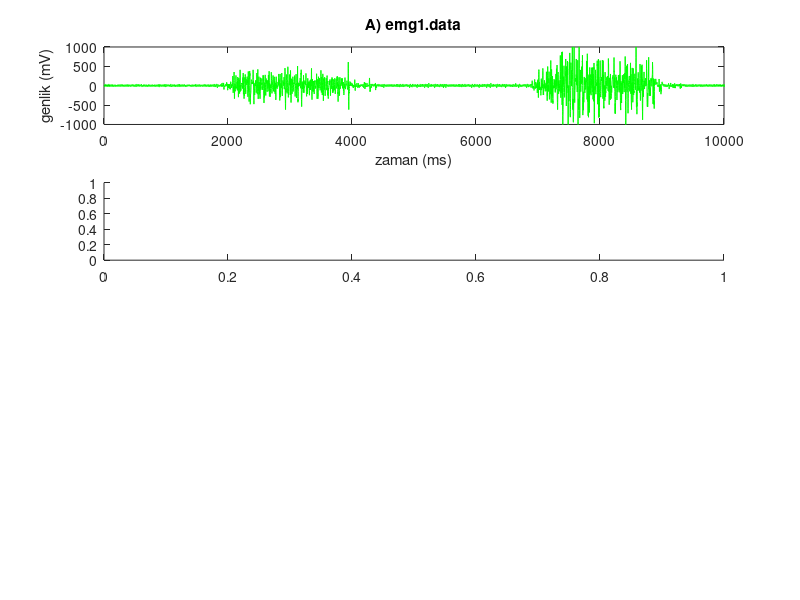

Recreate this plot in MATLAB. (Note: this script raises an error after producing the figure.)
clc
clear all
close all
fs = 1000; 
Ts = 1/fs; 
fu = 50 ;
load('emg1.mat')

figure('name','soru5')

subplot(4,1,1)
plot(e1,'g')
axis([0 10000 -1000 1000])
xlabel('zaman (ms)')
ylabel('genlik (mV)')
title('A) emg1.data')

subplot(4,1,2)
y=lowpass(e1,10,fs);
plot(y)
axis([0 10000 -1000 1000])
xlabel('zaman (ms)')
ylabel('genlik (mV)')
title('B) lowpass')

subplot(4,1,3)
E1 = fft(e1);
axis([0 10000 -1000 1000])
f = linspace(0,fs,length(E1));
plot(f,abs(E1));
title('C)emg1.data fourier');
xlabel('Frekans (Hz)');
ylabel('genlik (mV)')


subplot(4,1,4)
E1 = fft(y);
f = linspace(0,fs,length(E1)); 
plot(f,E1);
title('D) lowpass - fourier');
xlabel('Frekans (Hz)');
ylabel('genlik (mV)')